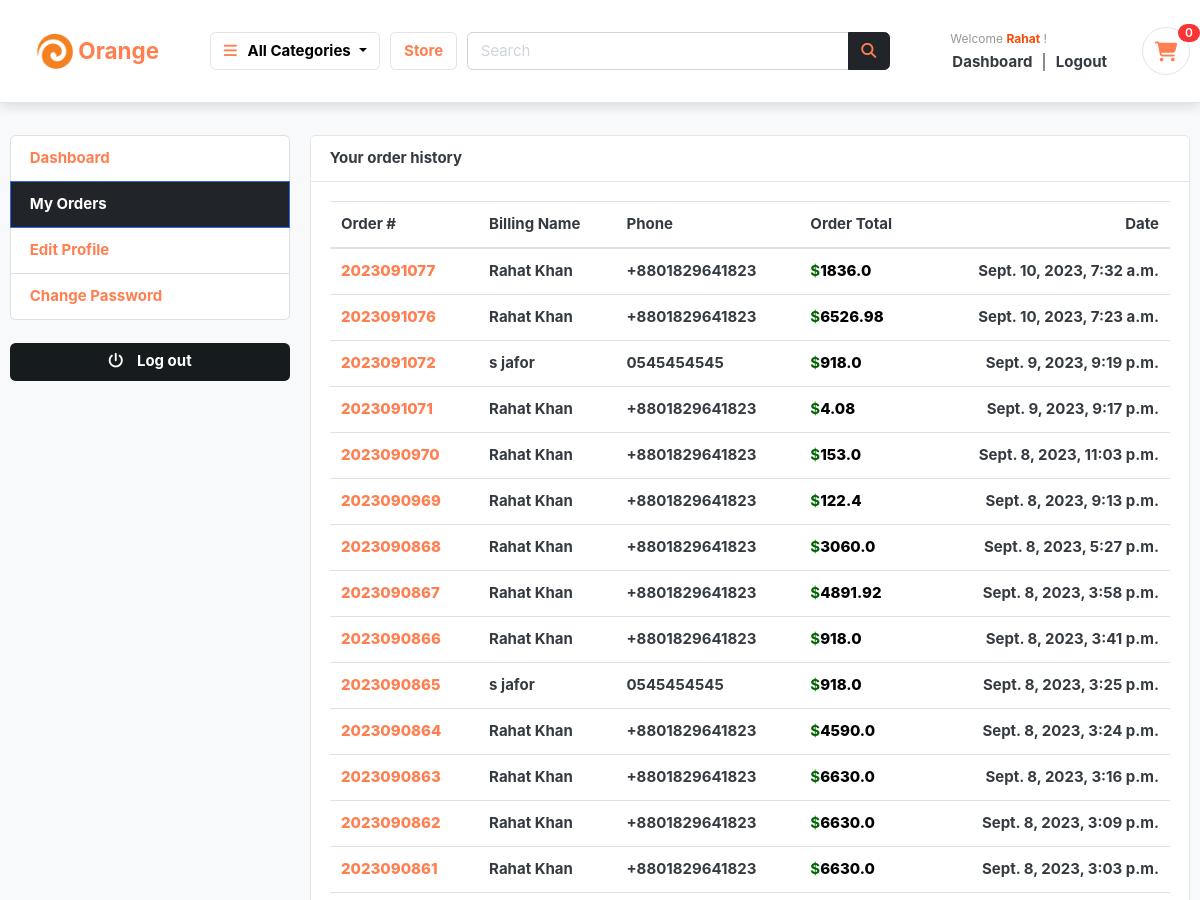
The app's page /accounts/my_orders/ (signed in, upper part), older data.
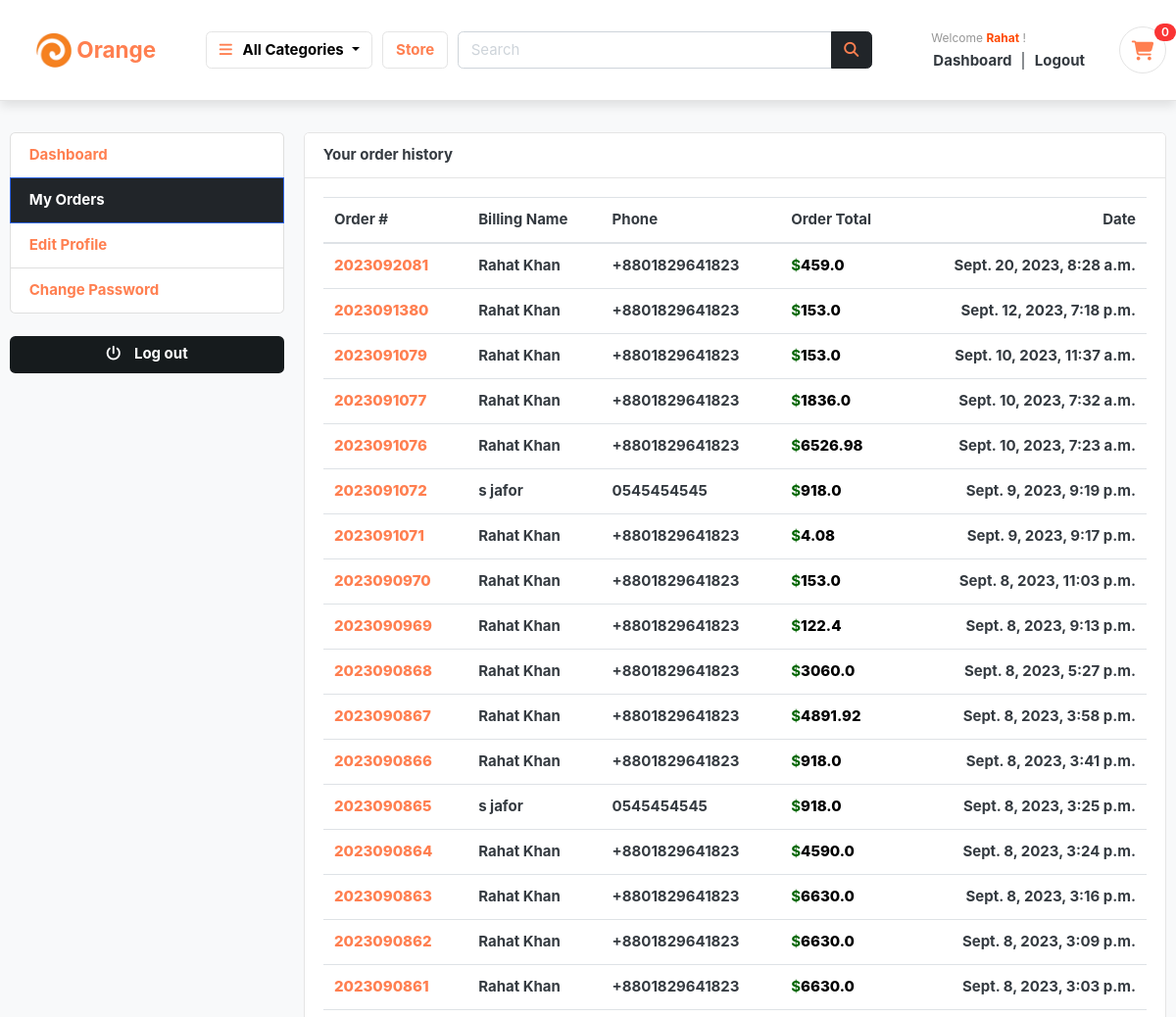
The same page, newer data.
### orders/models.py (models this page shows, shortened)
class Order(models.Model):
    STATUS = (
        ('New', 'New'),
        ('Accepted', 'Accepted'),
        ('Completed', 'Completed'),
        ('Cancelled', 'Cancelled'),
    )
    user = models.ForeignKey(Account, on_delete=models.SET_NULL, null=True)
    payment = models.ForeignKey(Payment, on_delete=models.SET_NULL, blank=True, null=True)
    order_number = models.CharField(max_length=20)
    first_name = models.CharField(max_length=50)
    last_name = models.CharField(max_length=50)
    phone = models.CharField(max_length=15)
    email = models.EmailField(max_length=50)
    address_line_1 = models.CharField(max_length=50)
    address_line_2 = models.CharField(max_length=50, blank=True)
    country = models.CharField(max_length=50)
    state = models.CharField(max_length=50)
    city = models.CharField(max_length=50)
    order_note = models.CharField(max_length=100, blank=True)
    order_total = models.FloatField()
    tax = models.FloatField()
    status = models.CharField(max_length=10, choices=STATUS, default='New')
    ip = models.CharField(blank=True, max_length=20)
    is_ordered = models.BooleanField(default=False)
    created_at = models.DateTimeField(auto_now_add=True)
    updated_at = models.DateTimeField(auto_now=True)
    def full_name(self):
        return f'{self.first_name} {self.last_name}'

### accounts/views.py (the view)
# urls.py: path('my_orders/', views.my_orders, name='my_orders'),
@login_required(login_url='login')
def my_orders(request):
    orders = Order.objects.filter(user=request.user, is_ordered=True).order_by('-created_at')
    context = {
        'orders': orders,
    }
    return render(request, 'accounts/my_orders.html', context)

### cart/context_processors.py (called while the page is built)
def counter(request):
    cart_count = 0
    if 'admin' in request.path:
        return {}
    else:
        try:
            cart = Cart.objects.filter(cart_id=_cart_id(request))
            if request.user.is_authenticated:
                cart_items = CartItem.objects.all().filter(user=request.user)
            else:
                cart_items = CartItem.objects.all().filter(cart=cart[:1])
            for cart_item in cart_items:
                cart_count += cart_item.quantity
        except Cart.DoesNotExist:
            cart_count = 0
    return dict(cart_count=cart_count)

### cart/views.py (called while the page is built)
def _cart_id(request):
    cart = request.session.session_key
    if not cart:
        cart = request.session.create()
    return cart

### category/context_processors.py (called while the page is built)
def menu_links(request):
    links = Category.objects.all()
    return dict(links=links)

### category/models.py (called while the page is built)
    def get_url(self):
        return reverse('products_by_category', args=[self.slug])

### accounts/templates/accounts/my_orders.html (shortened to what this page needs)
{% extends 'base.html' %}
{% block content %}
<section class="section-conten padding-y bg mt-5 pt-5">
<div class="container pt-5">
	<div class="row">
	{% include 'accounts/dashboard_sidebar.html' %}
	<main class="col-md-9">
		<article class="card">
		<header class="card-header">
			<strong class="d-inline-block mr-3">Your order history</strong>
		</header>
		<div class="card-body">
			<div class="row">
			<div class="col-md-12">
				<table class="table table-hover">
				  <thead>
				    <tr>
				      <th scope="col">Order #</th>
				      <th scope="col">Billing Name</th>
				      <th scope="col">Phone</th>
				      <th scope="col">Order Total</th>
							<th scope="col">Date</th>
				    </tr>
				  </thead>
				  <tbody>
						{% for order in orders %}
				    <tr>
				      <th scope="row"><a href="{% url 'order_detail' order.order_number %}" style="color:coral;font-weight:800;" class="link">{{order.order_number}}</a></th>
				      <td style="font-weight:700;">{{order.full_name}}</td>
				      <td style="font-weight:700;">{{order.phone}}</td>
				      <td style="font-weight:700;"><span style="color: darkgreen;font-weight: 700;">$</span><span style="font-weight: 800;color:black;">{{order.order_total}}</span></td>
							<td style="font-weight:700;">{{order.created_at}}</td>
				    </tr>
				{% endfor %}
				  </tbody>
				</table>
			</div>
			</div>
		</div>
		</article>
	</main>
</div>
</div>
</section>
{% endblock %}

Row changes from the older to the newer data that the page shows:
added Order: order_number "2023092081", full_name "Rahat Khan", phone "+8801829641823", order_total "459.0", created_at "Sept. 20, 2023, 8:28 a.m."
added Order: order_number "2023091380", full_name "Rahat Khan", phone "+8801829641823", order_total "153.0", created_at "Sept. 12, 2023, 7:18 p.m."
added Order: order_number "2023091079", full_name "Rahat Khan", phone "+8801829641823", order_total "153.0", created_at "Sept. 10, 2023, 11:37 a.m."
